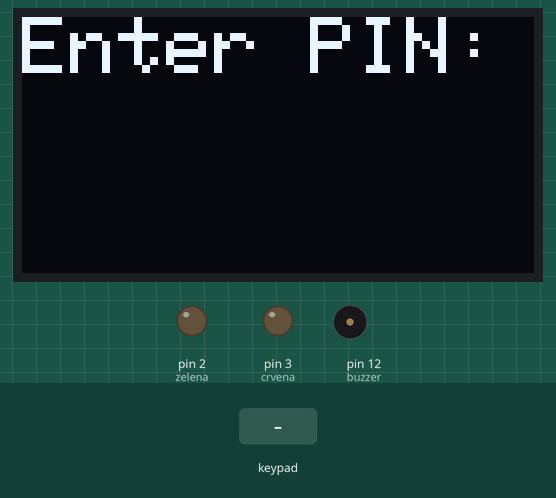
Simulated run of this sketch. Board: Arduino Uno, built with avr-gcc and run on an emulated ATmega328P. Shown: 128×64 one-colour display, output pins drawn as LEDs (lit = HIGH), buzzer (waves = sounding). Inputs (shaded band) come from the test bench.

Above: at 1.2 s.
1.3 s: keypad keys 4 5 6 7 # pressed 0.4 s apart
At 3.6 s:
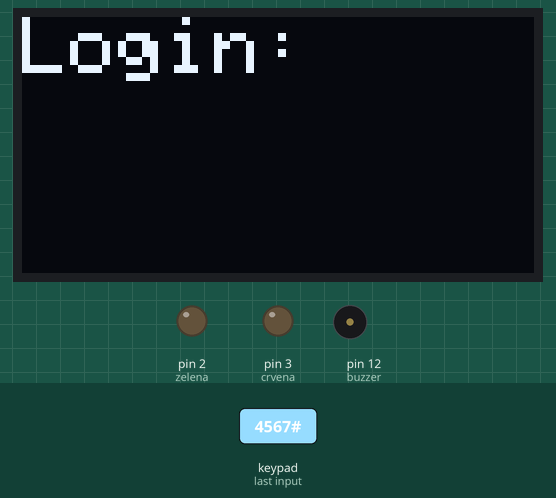
4.8 s: keypad keys 8 9 1 0 1 1 # pressed 0.4 s apart
At 6.9 s:
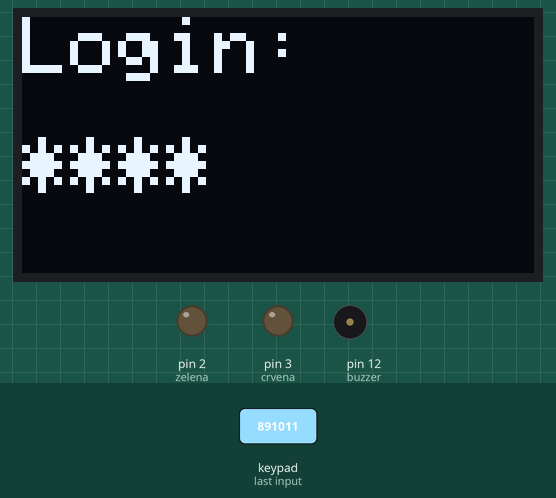
9.1 s: key '*' pressed
At 9.8 s:
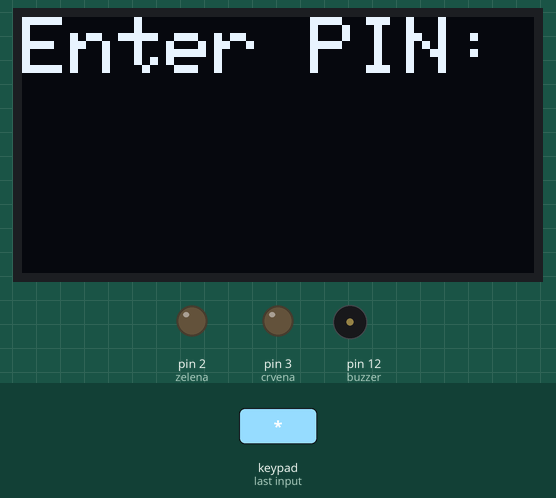
10.7 s: keypad keys 4 5 6 7 * pressed 0.4 s apart
At 11.32 s:
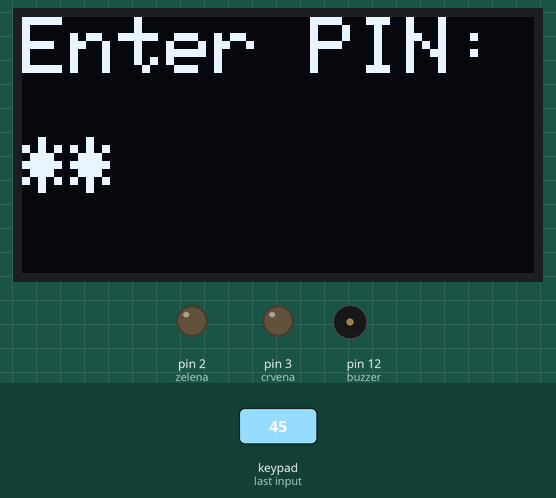
14.2 s: keypad keys 8 9 1 0 1 1 pressed 0.4 s apart
At 14.43 s:
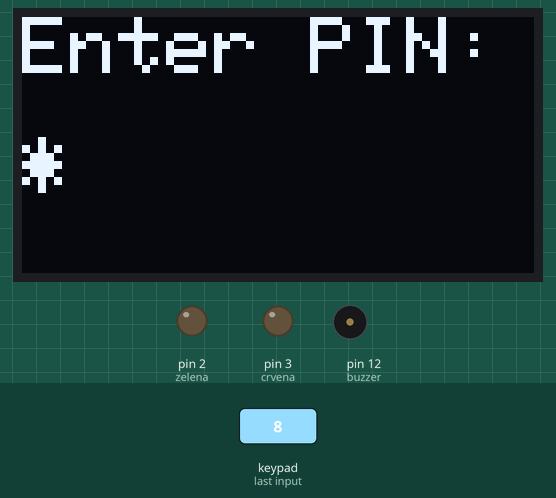
18.1 s: key '#' pressed
At 18.9 s:
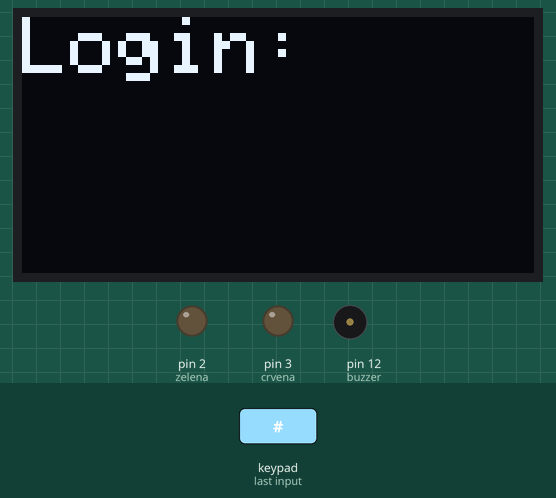
Timing chart, 0 to 20.6 s (numbered marks = the images above; inputs shaded):
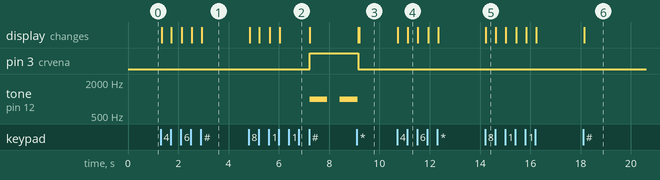

Measured:
- after the input at 1.3 s, the display: first changes at once (image 1 shows a later state)
- after the input at 4.8 s, pin 3 (crvena): LOW → HIGH after 2.4 s; tone on pin 12 (buzzer): silent → 1000 Hz after 2.4 s, → silent 0.70 s later, → 1000 Hz 0.50 s later; the display: first changes at once (image 2 shows a later state)
- after the input at 9.1 s, the display: first differs from a run without the input after 0.11 s (image 3)
- after the input at 10.7 s, the display: first changes at once (image 4 shows a later state)
- after the input at 14.2 s, the display: changes at once (image 5)
- after the input at 18.1 s, the display: changes at once (image 6)

The sketch:

projekatArhitektura.cpp.ino
```cpp
#include <Wire.h>
#include <Adafruit_GFX.h>
#include <Adafruit_SSD1306.h>
#include <Keypad.h>

#define SCREEN_WIDTH 128
#define SCREEN_HEIGHT 64
#define OLED_ADDR   0x3C

Adafruit_SSD1306 display(SCREEN_WIDTH, SCREEN_HEIGHT, &Wire, -1);

const byte ROWS = 4;
const byte COLS = 4;
char keys[ROWS][COLS] = {
  {'1','2','3','A'},
  {'4','5','6','B'},
  {'7','8','9','C'},
  {'*','0','#','D'}
};
byte rowPins[ROWS] = {4, 5, 6, 7};
byte colPins[COLS] = {8, 9, 10, 11};
Keypad keypad = Keypad(makeKeymap(keys), rowPins, colPins, ROWS, COLS);

String enteredPIN = ""; String loginPIN = "";
bool prev = false;
int c = 0;
int zelena = 2;
int crvena = 3;
const int buzzer = 12;

void setup() {
  Serial.begin(9600);
  pinMode(zelena, OUTPUT);
  pinMode(crvena, OUTPUT);
  pinMode(buzzer, OUTPUT);

  if(!display.begin(SSD1306_SWITCHCAPVCC, OLED_ADDR)) {
    Serial.println(F("SSD1306 allocation failed"));
    while(true); // Halt
  }
  display.clearDisplay();
  display.setTextSize(2);
  display.setTextColor(SSD1306_WHITE);
  display.setCursor(0,0);
  display.println("Enter PIN:");
  display.display();

}
void loop() {

  char key = keypad.getKey();
  digitalWrite(zelena, LOW);
  digitalWrite(crvena, LOW);

  if(key){
    if(key == '#') {
      if(enteredPIN.length() == 4) { //to znaci da smo spremni preci na Login dio, ne treba ELSE dio
        prev = true;
        if(loginPIN.length() == 4) { //ovo znaci da je korisnik unio 4 karaktera i da mozemo odrediti jel usao u racun ili ne
          if(enteredPIN==loginPIN){ //odavdje pocinje proces provjere
            display.clearDisplay();
            display.setCursor(0,30);
            display.println("WELCOME");
            display.display();
            digitalWrite(zelena, HIGH);
            tone(buzzer, 562, 1000);
            delay(2000);
            noTone(buzzer);
            enteredPIN = ""; loginPIN = "";
          }
          else if(c < 2) {
            loginPIN = "";
            display.clearDisplay();
            display.setCursor(0,0);
            display.println("Incorrect");
            display.setCursor(0, 20);
            display.println("Try again");
            display.display();
            digitalWrite(crvena, HIGH);
            tone(buzzer, 1000); // Send 1KHz sound signal...      // ...for 1 sec
            delay(700);
            noTone(buzzer);
            delay(500);
            tone(buzzer, 1000);     // Stop sound...
            delay(700);
            noTone(buzzer);
            display.clearDisplay();
            display.setCursor(0,0);
            display.println("Login:");
            display.display();
            c++;
          }                       //ovdje zavrsava provjera
          else if (c == 2) {
            loginPIN = "";
            display.clearDisplay();
            display.setCursor(0,0);
            display.println("Unable to enter");
            display.setCursor(0,30);
            display.println("into account");
            display.display();
            digitalWrite(crvena, HIGH);
            tone(buzzer, 262, 1000);
            delay(2000);
            tone(buzzer, 262, 1000);
            delay(2000);
            noTone(buzzer);
            c++;
          }
        }
        else{                     //ovdje se ulazi kada pocinjemo login ili ako je login pin manji od 4 (u tom sl. se login pin brise)
          if(c <= 2){
            loginPIN = "";
            display.clearDisplay();
            display.setCursor(0,0);
            display.println("Login:");
            display.display();
          }
        }
      }
    }
    if(key == '*'){
      if(enteredPIN.length() == 4 && loginPIN.length() > 0){
        loginPIN = "";
        display.clearDisplay();
        display.setCursor(0,0);
        display.println("Login:");
        display.display();
      }
      else{
          enteredPIN = "";
          loginPIN = "";
          c = 0;
          display.clearDisplay();
          display.setCursor(0,0);
          display.println("Enter PIN:");
          display.display();
      }
    }
    if(key >= '0' && key <= '9'){
      if (enteredPIN.length() < 4) {
        enteredPIN += key;
        display.clearDisplay();
        display.setCursor(0,0);
        display.println("Enter PIN:");
        display.setCursor(0,30);
        for (int i = 0; i < enteredPIN.length(); i++) {
          display.print('*');
        }
        display.display();
      }
      else{
        if(loginPIN.length() < 4 && prev){
          loginPIN += key;
          display.clearDisplay();
          display.setCursor(0,0);
          display.println("Login:");
          display.setCursor(0,30);
          for (int i = 0; i < loginPIN.length(); i++) {
            display.print('*');
          }
          display.display();
        }
      }
    }
  }
}
```
